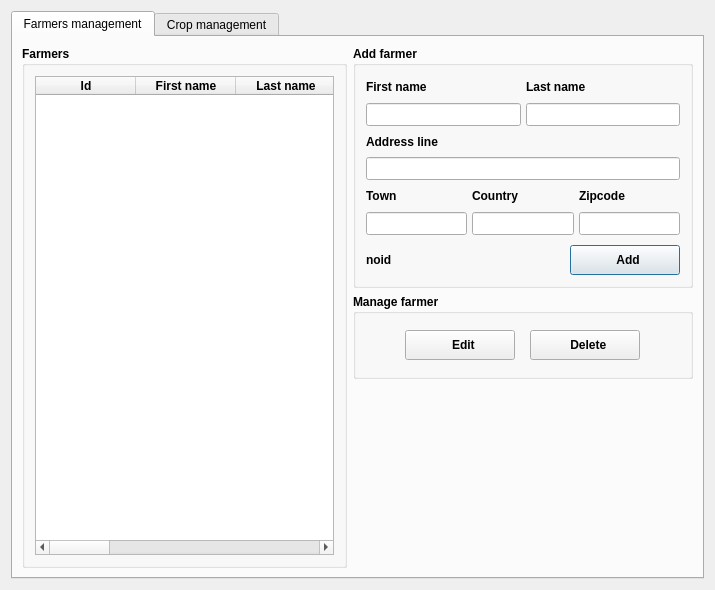
<?xml version="1.0" encoding="UTF-8"?>
<ui version="4.0">
 <class>Dialog</class>
 <widget class="QDialog" name="Dialog">
  <property name="geometry">
   <rect>
    <x>0</x>
    <y>0</y>
    <width>715</width>
    <height>590</height>
   </rect>
  </property>
  <property name="minimumSize">
   <size>
    <width>715</width>
    <height>590</height>
   </size>
  </property>
  <property name="maximumSize">
   <size>
    <width>16777215</width>
    <height>16777215</height>
   </size>
  </property>
  <property name="windowTitle">
   <string>Dialog</string>
  </property>
  <layout class="QGridLayout" name="gridLayout">
   <item row="0" column="0">
    <widget class="QTabWidget" name="farmerTabWidget">
     <property name="currentIndex">
      <number>0</number>
     </property>
     <widget class="QWidget" name="farmerTab">
      <attribute name="title">
       <string>Farmers management</string>
      </attribute>
      <layout class="QHBoxLayout" name="horizontalLayout">
       <item>
        <widget class="QGroupBox" name="farmersGroupBox">
         <property name="sizePolicy">
          <sizepolicy hsizetype="Preferred" vsizetype="MinimumExpanding">
           <horstretch>0</horstretch>
           <verstretch>0</verstretch>
          </sizepolicy>
         </property>
         <property name="minimumSize">
          <size>
           <width>0</width>
           <height>0</height>
          </size>
         </property>
         <property name="maximumSize">
          <size>
           <width>16777215</width>
           <height>16777215</height>
          </size>
         </property>
         <property name="font">
          <font>
           <weight>75</weight>
           <bold>true</bold>
          </font>
         </property>
         <property name="title">
          <string>Farmers</string>
         </property>
         <layout class="QGridLayout" name="gridLayout_5">
          <property name="leftMargin">
           <number>10</number>
          </property>
          <property name="topMargin">
           <number>10</number>
          </property>
          <property name="rightMargin">
           <number>10</number>
          </property>
          <property name="bottomMargin">
           <number>10</number>
          </property>
          <property name="spacing">
           <number>5</number>
          </property>
          <item row="0" column="0">
           <layout class="QHBoxLayout" name="horizontalLayout_3">
            <property name="spacing">
             <number>5</number>
            </property>
            <item>
             <widget class="QTableWidget" name="farmerTableWidget">
              <property name="styleSheet">
               <string notr="true">font: 8pt &quot;MS Shell Dlg 2&quot;;</string>
              </property>
              <property name="frameShape">
               <enum>QFrame::StyledPanel</enum>
              </property>
              <property name="alternatingRowColors">
               <bool>true</bool>
              </property>
              <property name="sortingEnabled">
               <bool>true</bool>
              </property>
              <column>
               <property name="text">
                <string>Id</string>
               </property>
              </column>
              <column>
               <property name="text">
                <string>First name</string>
               </property>
              </column>
              <column>
               <property name="text">
                <string>Last name</string>
               </property>
              </column>
              <column>
               <property name="text">
                <string>Address</string>
               </property>
              </column>
              <column>
               <property name="text">
                <string>Zipcode</string>
               </property>
              </column>
              <column>
               <property name="text">
                <string>Town</string>
               </property>
              </column>
              <column>
               <property name="text">
                <string>Country</string>
               </property>
              </column>
              <column>
               <property name="text">
                <string>Create date</string>
               </property>
              </column>
              <column>
               <property name="text">
                <string>Update date</string>
               </property>
              </column>
             </widget>
            </item>
           </layout>
          </item>
         </layout>
        </widget>
       </item>
       <item>
        <layout class="QVBoxLayout" name="verticalLayout">
         <item>
          <widget class="QGroupBox" name="farmerGroupBox">
           <property name="sizePolicy">
            <sizepolicy hsizetype="Preferred" vsizetype="MinimumExpanding">
             <horstretch>0</horstretch>
             <verstretch>0</verstretch>
            </sizepolicy>
           </property>
           <property name="minimumSize">
            <size>
             <width>0</width>
             <height>242</height>
            </size>
           </property>
           <property name="maximumSize">
            <size>
             <width>340</width>
             <height>16777215</height>
            </size>
           </property>
           <property name="font">
            <font>
             <weight>75</weight>
             <bold>true</bold>
            </font>
           </property>
           <property name="title">
            <string>Add farmer</string>
           </property>
           <layout class="QGridLayout" name="gridLayout_7">
            <property name="leftMargin">
             <number>10</number>
            </property>
            <property name="topMargin">
             <number>10</number>
            </property>
            <property name="rightMargin">
             <number>10</number>
            </property>
            <property name="bottomMargin">
             <number>10</number>
            </property>
            <property name="spacing">
             <number>5</number>
            </property>
            <item row="1" column="0">
             <layout class="QVBoxLayout" name="verticalLayout_3">
              <property name="spacing">
               <number>5</number>
              </property>
              <item>
               <layout class="QHBoxLayout" name="horizontalLayout_4">
                <item>
                 <widget class="QLabel" name="farmerAddressLabel">
                  <property name="styleSheet">
                   <string notr="true">font: 8pt &quot;MS Shell Dlg 2&quot;;</string>
                  </property>
                  <property name="text">
                   <string>Address line</string>
                  </property>
                 </widget>
                </item>
               </layout>
              </item>
              <item>
               <layout class="QHBoxLayout" name="horizontalLayout_10">
                <item>
                 <widget class="QLineEdit" name="farmerAddressLineEdit">
                  <property name="sizePolicy">
                   <sizepolicy hsizetype="Expanding" vsizetype="Fixed">
                    <horstretch>0</horstretch>
                    <verstretch>0</verstretch>
                   </sizepolicy>
                  </property>
                  <property name="minimumSize">
                   <size>
                    <width>0</width>
                    <height>23</height>
                   </size>
                  </property>
                  <property name="styleSheet">
                   <string notr="true">font: 8pt &quot;MS Shell Dlg 2&quot;;</string>
                  </property>
                 </widget>
                </item>
               </layout>
              </item>
             </layout>
            </item>
            <item row="2" column="0">
             <layout class="QVBoxLayout" name="verticalLayout_4">
              <property name="spacing">
               <number>5</number>
              </property>
              <item>
               <layout class="QHBoxLayout" name="horizontalLayout_15">
                <item>
                 <widget class="QLabel" name="farmerTownLabel">
                  <property name="styleSheet">
                   <string notr="true">font: 8pt &quot;MS Shell Dlg 2&quot;;</string>
                  </property>
                  <property name="text">
                   <string>Town</string>
                  </property>
                 </widget>
                </item>
                <item>
                 <widget class="QLabel" name="farmerCountryLabel">
                  <property name="styleSheet">
                   <string notr="true">font: 8pt &quot;MS Shell Dlg 2&quot;;</string>
                  </property>
                  <property name="text">
                   <string>Country</string>
                  </property>
                 </widget>
                </item>
                <item>
                 <widget class="QLabel" name="farmerZipcodeLabel">
                  <property name="styleSheet">
                   <string notr="true">font: 8pt &quot;MS Shell Dlg 2&quot;;</string>
                  </property>
                  <property name="text">
                   <string>Zipcode</string>
                  </property>
                 </widget>
                </item>
               </layout>
              </item>
              <item>
               <layout class="QHBoxLayout" name="horizontalLayout_16">
                <item>
                 <widget class="QLineEdit" name="farmerTown">
                  <property name="sizePolicy">
                   <sizepolicy hsizetype="Expanding" vsizetype="Fixed">
                    <horstretch>0</horstretch>
                    <verstretch>0</verstretch>
                   </sizepolicy>
                  </property>
                  <property name="minimumSize">
                   <size>
                    <width>0</width>
                    <height>23</height>
                   </size>
                  </property>
                  <property name="styleSheet">
                   <string notr="true">font: 8pt &quot;MS Shell Dlg 2&quot;;</string>
                  </property>
                 </widget>
                </item>
                <item>
                 <widget class="QLineEdit" name="farmerCountry">
                  <property name="sizePolicy">
                   <sizepolicy hsizetype="Expanding" vsizetype="Fixed">
                    <horstretch>0</horstretch>
                    <verstretch>0</verstretch>
                   </sizepolicy>
                  </property>
                  <property name="minimumSize">
                   <size>
                    <width>0</width>
                    <height>23</height>
                   </size>
                  </property>
                  <property name="styleSheet">
                   <string notr="true">font: 8pt &quot;MS Shell Dlg 2&quot;;</string>
                  </property>
                 </widget>
                </item>
                <item>
                 <widget class="QLineEdit" name="farmerZipCode">
                  <property name="sizePolicy">
                   <sizepolicy hsizetype="Expanding" vsizetype="Fixed">
                    <horstretch>0</horstretch>
                    <verstretch>0</verstretch>
                   </sizepolicy>
                  </property>
                  <property name="minimumSize">
                   <size>
                    <width>0</width>
                    <height>23</height>
                   </size>
                  </property>
                  <property name="styleSheet">
                   <string notr="true">font: 8pt &quot;MS Shell Dlg 2&quot;;</string>
                  </property>
                 </widget>
                </item>
               </layout>
              </item>
             </layout>
            </item>
            <item row="0" column="0">
             <layout class="QVBoxLayout" name="verticalLayout_5">
              <property name="spacing">
               <number>5</number>
              </property>
              <item>
               <layout class="QHBoxLayout" name="horizontalLayout_5">
                <item>
                 <widget class="QLabel" name="farmerFirstNameLabel">
                  <property name="styleSheet">
                   <string notr="true">font: 8pt &quot;MS Shell Dlg 2&quot;;</string>
                  </property>
                  <property name="text">
                   <string>First name</string>
                  </property>
                 </widget>
                </item>
                <item>
                 <widget class="QLabel" name="farmerLastNameLabel">
                  <property name="styleSheet">
                   <string notr="true">font: 8pt &quot;MS Shell Dlg 2&quot;;</string>
                  </property>
                  <property name="text">
                   <string>Last name</string>
                  </property>
                 </widget>
                </item>
               </layout>
              </item>
              <item>
               <layout class="QHBoxLayout" name="horizontalLayout_6">
                <item>
                 <widget class="QLineEdit" name="farmerFirstNameLineEdit">
                  <property name="minimumSize">
                   <size>
                    <width>0</width>
                    <height>23</height>
                   </size>
                  </property>
                  <property name="styleSheet">
                   <string notr="true">font: 8pt &quot;MS Shell Dlg 2&quot;;</string>
                  </property>
                 </widget>
                </item>
                <item>
                 <widget class="QLineEdit" name="farmerLastNameLineEdit">
                  <property name="sizePolicy">
                   <sizepolicy hsizetype="Expanding" vsizetype="Fixed">
                    <horstretch>0</horstretch>
                    <verstretch>0</verstretch>
                   </sizepolicy>
                  </property>
                  <property name="minimumSize">
                   <size>
                    <width>0</width>
                    <height>23</height>
                   </size>
                  </property>
                  <property name="styleSheet">
                   <string notr="true">font: 8pt &quot;MS Shell Dlg 2&quot;;</string>
                  </property>
                 </widget>
                </item>
               </layout>
              </item>
             </layout>
            </item>
            <item row="3" column="0">
             <layout class="QHBoxLayout" name="horizontalLayout_9">
              <property name="spacing">
               <number>5</number>
              </property>
              <property name="topMargin">
               <number>5</number>
              </property>
              <item>
               <widget class="QLabel" name="farmerIDLabel">
                <property name="enabled">
                 <bool>true</bool>
                </property>
                <property name="styleSheet">
                 <string notr="true">font: 8pt &quot;MS Shell Dlg 2&quot;;</string>
                </property>
                <property name="text">
                 <string>noid</string>
                </property>
               </widget>
              </item>
              <item>
               <spacer name="horizontalSpacer_2">
                <property name="orientation">
                 <enum>Qt::Horizontal</enum>
                </property>
                <property name="sizeHint" stdset="0">
                 <size>
                  <width>40</width>
                  <height>20</height>
                 </size>
                </property>
               </spacer>
              </item>
              <item>
               <widget class="QPushButton" name="farmerAddPushButton">
                <property name="minimumSize">
                 <size>
                  <width>110</width>
                  <height>30</height>
                 </size>
                </property>
                <property name="maximumSize">
                 <size>
                  <width>110</width>
                  <height>16777215</height>
                 </size>
                </property>
                <property name="styleSheet">
                 <string notr="true">font: 8pt &quot;MS Shell Dlg 2&quot;;</string>
                </property>
                <property name="text">
                 <string>  Add</string>
                </property>
                <property name="icon">
                 <iconset resource="../../resources.qrc">
                  <normaloff>:/plugins/lallemand_plant_care/icons/user.png</normaloff>:/plugins/lallemand_plant_care/icons/user.png</iconset>
                </property>
               </widget>
              </item>
             </layout>
            </item>
           </layout>
          </widget>
         </item>
         <item>
          <widget class="QGroupBox" name="farmerManagerGroupBox">
           <property name="sizePolicy">
            <sizepolicy hsizetype="Preferred" vsizetype="Preferred">
             <horstretch>0</horstretch>
             <verstretch>0</verstretch>
            </sizepolicy>
           </property>
           <property name="minimumSize">
            <size>
             <width>0</width>
             <height>85</height>
            </size>
           </property>
           <property name="maximumSize">
            <size>
             <width>16777215</width>
             <height>120</height>
            </size>
           </property>
           <property name="font">
            <font>
             <weight>75</weight>
             <bold>true</bold>
            </font>
           </property>
           <property name="title">
            <string>Manage farmer</string>
           </property>
           <layout class="QGridLayout" name="gridLayout_8">
            <property name="leftMargin">
             <number>10</number>
            </property>
            <property name="topMargin">
             <number>10</number>
            </property>
            <property name="rightMargin">
             <number>10</number>
            </property>
            <property name="bottomMargin">
             <number>10</number>
            </property>
            <property name="spacing">
             <number>5</number>
            </property>
            <item row="0" column="0">
             <layout class="QHBoxLayout" name="horizontalLayout_17">
              <property name="spacing">
               <number>15</number>
              </property>
              <property name="leftMargin">
               <number>15</number>
              </property>
              <property name="rightMargin">
               <number>15</number>
              </property>
              <item>
               <widget class="QPushButton" name="farmerEditPushButton">
                <property name="minimumSize">
                 <size>
                  <width>100</width>
                  <height>30</height>
                 </size>
                </property>
                <property name="maximumSize">
                 <size>
                  <width>110</width>
                  <height>30</height>
                 </size>
                </property>
                <property name="styleSheet">
                 <string notr="true">font: 8pt &quot;MS Shell Dlg 2&quot;;</string>
                </property>
                <property name="text">
                 <string>  Edit</string>
                </property>
                <property name="icon">
                 <iconset resource="../../resources.qrc">
                  <normaloff>:/plugins/lallemand_plant_care/icons/edit.png</normaloff>:/plugins/lallemand_plant_care/icons/edit.png</iconset>
                </property>
                <property name="iconSize">
                 <size>
                  <width>24</width>
                  <height>24</height>
                 </size>
                </property>
               </widget>
              </item>
              <item>
               <widget class="QPushButton" name="farmerDeletePushButton">
                <property name="minimumSize">
                 <size>
                  <width>100</width>
                  <height>30</height>
                 </size>
                </property>
                <property name="maximumSize">
                 <size>
                  <width>110</width>
                  <height>30</height>
                 </size>
                </property>
                <property name="styleSheet">
                 <string notr="true">font: 8pt &quot;MS Shell Dlg 2&quot;;</string>
                </property>
                <property name="text">
                 <string>  Delete</string>
                </property>
                <property name="icon">
                 <iconset resource="../../resources.qrc">
                  <normaloff>:/plugins/lallemand_plant_care/icons/delete.png</normaloff>:/plugins/lallemand_plant_care/icons/delete.png</iconset>
                </property>
                <property name="iconSize">
                 <size>
                  <width>24</width>
                  <height>24</height>
                 </size>
                </property>
               </widget>
              </item>
             </layout>
            </item>
           </layout>
          </widget>
         </item>
         <item>
          <spacer name="verticalSpacer_2">
           <property name="orientation">
            <enum>Qt::Vertical</enum>
           </property>
           <property name="sizeHint" stdset="0">
            <size>
             <width>20</width>
             <height>40</height>
            </size>
           </property>
          </spacer>
         </item>
        </layout>
       </item>
      </layout>
     </widget>
     <widget class="QWidget" name="cropTab">
      <attribute name="title">
       <string>Crop management</string>
      </attribute>
      <layout class="QHBoxLayout" name="horizontalLayout_2">
       <item>
        <widget class="QGroupBox" name="cropGroupBox">
         <property name="sizePolicy">
          <sizepolicy hsizetype="Preferred" vsizetype="MinimumExpanding">
           <horstretch>0</horstretch>
           <verstretch>0</verstretch>
          </sizepolicy>
         </property>
         <property name="minimumSize">
          <size>
           <width>0</width>
           <height>0</height>
          </size>
         </property>
         <property name="maximumSize">
          <size>
           <width>16777215</width>
           <height>16777215</height>
          </size>
         </property>
         <property name="font">
          <font>
           <weight>75</weight>
           <bold>true</bold>
          </font>
         </property>
         <property name="title">
          <string>Crop list</string>
         </property>
         <layout class="QGridLayout" name="gridLayout_11">
          <property name="leftMargin">
           <number>10</number>
          </property>
          <property name="topMargin">
           <number>10</number>
          </property>
          <property name="rightMargin">
           <number>10</number>
          </property>
          <property name="bottomMargin">
           <number>10</number>
          </property>
          <property name="spacing">
           <number>5</number>
          </property>
          <item row="0" column="0">
           <layout class="QHBoxLayout" name="horizontalLayout_13">
            <property name="spacing">
             <number>5</number>
            </property>
            <item>
             <widget class="QTableWidget" name="cropTableWidget">
              <property name="styleSheet">
               <string notr="true">font: 8pt &quot;MS Shell Dlg 2&quot;;</string>
              </property>
              <property name="frameShape">
               <enum>QFrame::StyledPanel</enum>
              </property>
              <property name="alternatingRowColors">
               <bool>true</bool>
              </property>
              <property name="sortingEnabled">
               <bool>true</bool>
              </property>
              <column>
               <property name="text">
                <string>Id</string>
               </property>
              </column>
              <column>
               <property name="text">
                <string>Crop name</string>
               </property>
              </column>
              <column>
               <property name="text">
                <string>Sowing date</string>
               </property>
              </column>
              <column>
               <property name="text">
                <string>Harvesting date</string>
               </property>
              </column>
              <column>
               <property name="text">
                <string>Variety</string>
               </property>
              </column>
              <column>
               <property name="text">
                <string>InterRoCM</string>
               </property>
              </column>
              <column>
               <property name="text">
                <string>Create date</string>
               </property>
              </column>
              <column>
               <property name="text">
                <string>Modify date</string>
               </property>
              </column>
             </widget>
            </item>
           </layout>
          </item>
         </layout>
        </widget>
       </item>
       <item>
        <layout class="QVBoxLayout" name="verticalLayout_2">
         <item>
          <widget class="QGroupBox" name="registerCropGroupBox">
           <property name="sizePolicy">
            <sizepolicy hsizetype="Preferred" vsizetype="MinimumExpanding">
             <horstretch>0</horstretch>
             <verstretch>0</verstretch>
            </sizepolicy>
           </property>
           <property name="minimumSize">
            <size>
             <width>0</width>
             <height>200</height>
            </size>
           </property>
           <property name="maximumSize">
            <size>
             <width>340</width>
             <height>16777215</height>
            </size>
           </property>
           <property name="font">
            <font>
             <weight>75</weight>
             <bold>true</bold>
            </font>
           </property>
           <property name="title">
            <string>Add crop</string>
           </property>
           <layout class="QGridLayout" name="gridLayout_14">
            <property name="leftMargin">
             <number>10</number>
            </property>
            <property name="topMargin">
             <number>10</number>
            </property>
            <property name="rightMargin">
             <number>10</number>
            </property>
            <property name="bottomMargin">
             <number>10</number>
            </property>
            <property name="spacing">
             <number>5</number>
            </property>
            <item row="0" column="0">
             <layout class="QVBoxLayout" name="verticalLayout_11">
              <property name="spacing">
               <number>5</number>
              </property>
              <item>
               <layout class="QHBoxLayout" name="horizontalLayout_28">
                <item>
                 <widget class="QLabel" name="cropNameLabel">
                  <property name="styleSheet">
                   <string notr="true">font: 8pt &quot;MS Shell Dlg 2&quot;;</string>
                  </property>
                  <property name="text">
                   <string>Crop name</string>
                  </property>
                 </widget>
                </item>
               </layout>
              </item>
              <item>
               <layout class="QHBoxLayout" name="horizontalLayout_29">
                <item>
                 <widget class="QLineEdit" name="cropNameLineEdit">
                  <property name="sizePolicy">
                   <sizepolicy hsizetype="Expanding" vsizetype="Fixed">
                    <horstretch>0</horstretch>
                    <verstretch>0</verstretch>
                   </sizepolicy>
                  </property>
                  <property name="minimumSize">
                   <size>
                    <width>0</width>
                    <height>23</height>
                   </size>
                  </property>
                  <property name="styleSheet">
                   <string notr="true">font: 8pt &quot;MS Shell Dlg 2&quot;;</string>
                  </property>
                 </widget>
                </item>
               </layout>
              </item>
             </layout>
            </item>
            <item row="1" column="0">
             <layout class="QVBoxLayout" name="verticalLayout_6">
              <property name="spacing">
               <number>5</number>
              </property>
              <item>
               <layout class="QHBoxLayout" name="horizontalLayout_19">
                <item>
                 <widget class="QLabel" name="cropSowingDateLabel">
                  <property name="styleSheet">
                   <string notr="true">font: 8pt &quot;MS Shell Dlg 2&quot;;</string>
                  </property>
                  <property name="text">
                   <string>Sowing date</string>
                  </property>
                 </widget>
                </item>
                <item>
                 <widget class="QLabel" name="cropHarvestingDateLabel">
                  <property name="styleSheet">
                   <string notr="true">font: 8pt &quot;MS Shell Dlg 2&quot;;</string>
                  </property>
                  <property name="text">
                   <string>Harvesting date</string>
                  </property>
                 </widget>
                </item>
               </layout>
              </item>
              <item>
               <layout class="QHBoxLayout" name="horizontalLayout_25">
                <item>
                 <widget class="QDateEdit" name="cropSowingDate">
                  <property name="sizePolicy">
                   <sizepolicy hsizetype="Expanding" vsizetype="Fixed">
                    <horstretch>0</horstretch>
                    <verstretch>0</verstretch>
                   </sizepolicy>
                  </property>
                  <property name="minimumSize">
                   <size>
                    <width>0</width>
                    <height>23</height>
                   </size>
                  </property>
                  <property name="styleSheet">
                   <string notr="true">font: 8pt &quot;MS Shell Dlg 2&quot;;</string>
                  </property>
                  <property name="calendarPopup">
                   <bool>true</bool>
                  </property>
                 </widget>
                </item>
                <item>
                 <widget class="QDateEdit" name="cropHarvestingDate">
                  <property name="sizePolicy">
                   <sizepolicy hsizetype="Expanding" vsizetype="Fixed">
                    <horstretch>0</horstretch>
                    <verstretch>0</verstretch>
                   </sizepolicy>
                  </property>
                  <property name="minimumSize">
                   <size>
                    <width>0</width>
                    <height>23</height>
                   </size>
                  </property>
                  <property name="styleSheet">
                   <string notr="true">font: 8pt &quot;MS Shell Dlg 2&quot;;</string>
                  </property>
                  <property name="calendarPopup">
                   <bool>true</bool>
                  </property>
                 </widget>
                </item>
               </layout>
              </item>
             </layout>
            </item>
            <item row="2" column="0">
             <layout class="QVBoxLayout" name="verticalLayout_7">
              <property name="spacing">
               <number>5</number>
              </property>
              <item>
               <layout class="QHBoxLayout" name="horizontalLayout_26">
                <item>
                 <widget class="QLabel" name="cropVarietyLabel">
                  <property name="styleSheet">
                   <string notr="true">font: 8pt &quot;MS Shell Dlg 2&quot;;</string>
                  </property>
                  <property name="text">
                   <string>Variety</string>
                  </property>
                 </widget>
                </item>
                <item>
                 <widget class="QLabel" name="cropInterRoCmLabel">
                  <property name="styleSheet">
                   <string notr="true">font: 8pt &quot;MS Shell Dlg 2&quot;;</string>
                  </property>
                  <property name="text">
                   <string>InterRoCM</string>
                  </property>
                 </widget>
                </item>
               </layout>
              </item>
              <item>
               <layout class="QHBoxLayout" name="horizontalLayout_27">
                <item>
                 <widget class="QLineEdit" name="cropVarietyLineEdit">
                  <property name="sizePolicy">
                   <sizepolicy hsizetype="Expanding" vsizetype="Fixed">
                    <horstretch>0</horstretch>
                    <verstretch>0</verstretch>
                   </sizepolicy>
                  </property>
                  <property name="minimumSize">
                   <size>
                    <width>0</width>
                    <height>23</height>
                   </size>
                  </property>
                  <property name="styleSheet">
                   <string notr="true">font: 8pt &quot;MS Shell Dlg 2&quot;;</string>
                  </property>
                 </widget>
                </item>
                <item>
                 <widget class="QDoubleSpinBox" name="cropInterRoCMSpinBox">
                  <property name="sizePolicy">
                   <sizepolicy hsizetype="MinimumExpanding" vsizetype="Fixed">
                    <horstretch>0</horstretch>
                    <verstretch>0</verstretch>
                   </sizepolicy>
                  </property>
                  <property name="styleSheet">
                   <string notr="true">font: 8pt &quot;MS Shell Dlg 2&quot;;</string>
                  </property>
                 </widget>
                </item>
               </layout>
              </item>
             </layout>
            </item>
            <item row="3" column="0">
             <layout class="QHBoxLayout" name="horizontalLayout_14">
              <property name="spacing">
               <number>5</number>
              </property>
              <property name="topMargin">
               <number>5</number>
              </property>
              <item>
               <widget class="QLabel" name="cropIDLabel">
                <property name="enabled">
                 <bool>true</bool>
                </property>
                <property name="styleSheet">
                 <string notr="true">font: 8pt &quot;MS Shell Dlg 2&quot;;</string>
                </property>
                <property name="text">
                 <string>noid</string>
                </property>
               </widget>
              </item>
              <item>
               <spacer name="horizontalSpacer">
                <property name="orientation">
                 <enum>Qt::Horizontal</enum>
                </property>
                <property name="sizeHint" stdset="0">
                 <size>
                  <width>40</width>
                  <height>20</height>
                 </size>
                </property>
               </spacer>
              </item>
              <item>
               <widget class="QPushButton" name="cropAddPushButton">
                <property name="minimumSize">
                 <size>
                  <width>110</width>
                  <height>30</height>
                 </size>
                </property>
                <property name="maximumSize">
                 <size>
                  <width>110</width>
                  <height>16777215</height>
                 </size>
                </property>
                <property name="styleSheet">
                 <string notr="true">font: 8pt &quot;MS Shell Dlg 2&quot;;</string>
                </property>
                <property name="text">
                 <string>  Add</string>
                </property>
                <property name="icon">
                 <iconset resource="../../resources.qrc">
                  <normaloff>:/plugins/lallemand_plant_care/icons/user.png</normaloff>:/plugins/lallemand_plant_care/icons/user.png</iconset>
                </property>
               </widget>
              </item>
             </layout>
            </item>
           </layout>
          </widget>
         </item>
         <item>
          <widget class="QGroupBox" name="manageCropGroupBox">
           <property name="sizePolicy">
            <sizepolicy hsizetype="Preferred" vsizetype="Preferred">
             <horstretch>0</horstretch>
             <verstretch>0</verstretch>
            </sizepolicy>
           </property>
           <property name="minimumSize">
            <size>
             <width>0</width>
             <height>85</height>
            </size>
           </property>
           <property name="maximumSize">
            <size>
             <width>340</width>
             <height>16777215</height>
            </size>
           </property>
           <property name="font">
            <font>
             <weight>75</weight>
             <bold>true</bold>
            </font>
           </property>
           <property name="title">
            <string>Manage crop</string>
           </property>
           <layout class="QGridLayout" name="gridLayout_13">
            <property name="leftMargin">
             <number>10</number>
            </property>
            <property name="topMargin">
             <number>10</number>
            </property>
            <property name="rightMargin">
             <number>10</number>
            </property>
            <property name="bottomMargin">
             <number>10</number>
            </property>
            <property name="spacing">
             <number>5</number>
            </property>
            <item row="0" column="0">
             <layout class="QHBoxLayout" name="horizontalLayout_18">
              <property name="spacing">
               <number>15</number>
              </property>
              <property name="leftMargin">
               <number>15</number>
              </property>
              <property name="rightMargin">
               <number>15</number>
              </property>
              <item>
               <widget class="QPushButton" name="cropEditPushButton">
                <property name="minimumSize">
                 <size>
                  <width>100</width>
                  <height>30</height>
                 </size>
                </property>
                <property name="maximumSize">
                 <size>
                  <width>110</width>
                  <height>30</height>
                 </size>
                </property>
                <property name="styleSheet">
                 <string notr="true">font: 8pt &quot;MS Shell Dlg 2&quot;;</string>
                </property>
                <property name="text">
                 <string>  Edit</string>
                </property>
                <property name="icon">
                 <iconset resource="../../resources.qrc">
                  <normaloff>:/plugins/lallemand_plant_care/icons/edit.png</normaloff>:/plugins/lallemand_plant_care/icons/edit.png</iconset>
                </property>
                <property name="iconSize">
                 <size>
                  <width>24</width>
                  <height>24</height>
                 </size>
                </property>
               </widget>
              </item>
              <item>
               <widget class="QPushButton" name="cropDeletePushButton">
                <property name="minimumSize">
                 <size>
                  <width>100</width>
                  <height>30</height>
                 </size>
                </property>
                <property name="maximumSize">
                 <size>
                  <width>110</width>
                  <height>30</height>
                 </size>
                </property>
                <property name="styleSheet">
                 <string notr="true">font: 8pt &quot;MS Shell Dlg 2&quot;;</string>
                </property>
                <property name="text">
                 <string>  Delete</string>
                </property>
                <property name="icon">
                 <iconset resource="../../resources.qrc">
                  <normaloff>:/plugins/lallemand_plant_care/icons/delete.png</normaloff>:/plugins/lallemand_plant_care/icons/delete.png</iconset>
                </property>
                <property name="iconSize">
                 <size>
                  <width>24</width>
                  <height>24</height>
                 </size>
                </property>
               </widget>
              </item>
             </layout>
            </item>
           </layout>
          </widget>
         </item>
         <item>
          <spacer name="verticalSpacer">
           <property name="orientation">
            <enum>Qt::Vertical</enum>
           </property>
           <property name="sizeHint" stdset="0">
            <size>
             <width>20</width>
             <height>40</height>
            </size>
           </property>
          </spacer>
         </item>
        </layout>
       </item>
      </layout>
     </widget>
    </widget>
   </item>
  </layout>
 </widget>
 <tabstops>
  <tabstop>farmerTabWidget</tabstop>
  <tabstop>farmerTableWidget</tabstop>
  <tabstop>farmerFirstNameLineEdit</tabstop>
  <tabstop>farmerLastNameLineEdit</tabstop>
  <tabstop>farmerAddressLineEdit</tabstop>
  <tabstop>farmerTown</tabstop>
  <tabstop>farmerCountry</tabstop>
  <tabstop>farmerZipCode</tabstop>
  <tabstop>farmerAddPushButton</tabstop>
  <tabstop>farmerEditPushButton</tabstop>
  <tabstop>farmerDeletePushButton</tabstop>
  <tabstop>cropTableWidget</tabstop>
  <tabstop>cropNameLineEdit</tabstop>
  <tabstop>cropSowingDate</tabstop>
  <tabstop>cropHarvestingDate</tabstop>
  <tabstop>cropVarietyLineEdit</tabstop>
  <tabstop>cropAddPushButton</tabstop>
  <tabstop>cropEditPushButton</tabstop>
  <tabstop>cropDeletePushButton</tabstop>
 </tabstops>
 <resources>
  <include location="../../resources.qrc"/>
 </resources>
 <connections/>
</ui>
